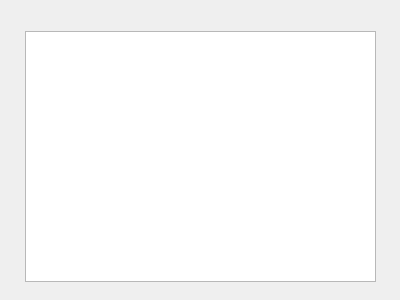
<?xml version="1.0" encoding="UTF-8"?>
<ui version="4.0">
 <class>ListUsersModal</class>
 <widget class="QDialog" name="ListUsersModal">
  <property name="geometry">
   <rect>
    <x>0</x>
    <y>0</y>
    <width>400</width>
    <height>300</height>
   </rect>
  </property>
  <property name="windowTitle">
   <string>Dialog</string>
  </property>
  <widget class="QTextBrowser" name="displayBrowser">
   <property name="geometry">
    <rect>
     <x>25</x>
     <y>31</y>
     <width>351</width>
     <height>251</height>
    </rect>
   </property>
  </widget>
 </widget>
 <resources/>
 <connections/>
</ui>
